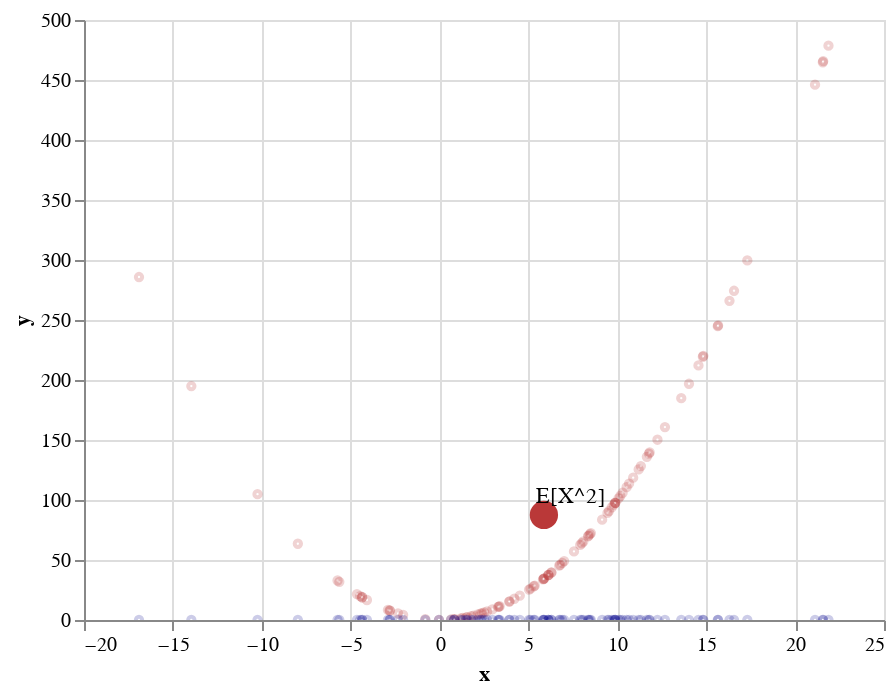

This figure's notebook cell:
### Markdown cell above
### Find the expectation of the squares

Because each $x_i$ has equal probability, if we average the y-coordinates of the black dots, we get the expected value of $x_i^2$, which is $\mathbb{E}[X^2] = \frac{\Sigma_i^N[x_i]}{N}$. We show $\mathbb{E}[X^2]$ as a big red dot on the chart.

### Code cell
expected_x2, labels2 = make_scatter_chart_with_labels(X=[np.mean(s)], Y=[np.mean([i ** 2 for i in s])], L=["E[X^2]"], color="firebrick")

expected_x2 + labels2 + x2_points + x_points

### Figure 1 — Vega-Lite specification as saved in the notebook (floating-point values rounded to 4 significant figures)
{"$schema": "https://vega.github.io/schema/vega-lite/v2.6.0.json", "config": {"view": {"height": 300, "width": 400}}, "layer": [{"data": {"values": [{"label": "E[X^2]", "x": 5.87, "y": 87.57}]}, "encoding": {"x": {"field": "x", "type": "quantitative"}, "y": {"field": "y", "type": "quantitative"}}, "mark": {"clip": true, "color": "firebrick", "filled": true, "opacity": 0.9, "size": 200, "type": "point"}}, {"data": {"values": [{"label": "E[X^2]", "x": 5.87, "y": 87.57}]}, "encoding": {"text": {"field": "label", "type": "nominal"}, "x": {"field": "x", "type": "quantitative"}, "y": {"field": "y", "type": "quantitative"}}, "mark": {"align": "left", "baseline": "bottom", "dx": 16, "type": "text", "xOffset": -20, "yOffset": -4}}, {"data": {"values": [{"x": 10.07, "y": 101.4}, {"x": 21.56, "y": 464.8}, {"x": 6.781, "y": 45.99}, {"x": 2.395, "y": 5.736}, {"x": 5.355, "y": 28.68}, {"x": 0.6463, "y": 0.4177}, {"x": 5.817, "y": 33.84}, {"x": 9.885, "y": 97.72}, {"x": 10.3, "y": 106.0}, {"x": 10.52, "y": 110.7}, {"x": -4.646, "y": 21.58}, {"x": 10.66, "y": 113.7}, {"x": 0.8263, "y": 0.6828}, {"x": 16.31, "y": 266.0}, {"x": 6.115, "y": 37.39}, {"x": 0.8368, "y": 0.7003}, {"x": -2.334, "y": 5.447}, {"x": 21.88, "y": 478.6}, {"x": -4.463, "y": 19.92}, {"x": 1.563, "y": 2.442}, {"x": 8.511, "y": 72.44}, {"x": 7.91, "y": 62.58}, {"x": -2.903, "y": 8.426}, {"x": 5.302, "y": 28.11}, {"x": -2.05, "y": 4.204}, {"x": 2.508, "y": 6.292}, {"x": 5.852, "y": 34.25}, {"x": 14.81, "y": 219.4}, {"x": -16.91, "y": 285.8}, {"x": -4.085, "y": 16.69}, {"x": 1.909, "y": 3.643}, {"x": 6.132, "y": 37.61}, {"x": 10.17, "y": 103.3}, {"x": 8.388, "y": 70.35}, {"x": 15.65, "y": 244.9}, {"x": -2.813, "y": 7.911}, {"x": 9.802, "y": 96.08}, {"x": 4.514, "y": 20.38}, {"x": 6.898, "y": 47.58}, {"x": 14.03, "y": 196.9}, {"x": -10.24, "y": 104.8}, {"x": 11.78, "y": 138.7}, {"x": -7.971, "y": 63.54}, {"x": 3.941, "y": 15.53}, {"x": 10.89, "y": 118.6}, {"x": 1.303, "y": 1.698}, {"x": 7.561, "y": 57.17}, {"x": 6.285, "y": 39.5}, {"x": 4.208, "y": 17.7}, {"x": 2.146, "y": 4.607}, {"x": 8.455, "y": 71.49}, {"x": 3.383, "y": 11.44}, {"x": -0.8022, "y": 0.6435}, {"x": 12.68, "y": 160.7}, {"x": 5.864, "y": 34.39}, {"x": 11.66, "y": 136.0}, {"x": 3.915, "y": 15.33}, {"x": -2.785, "y": 7.755}, {"x": 6.296, "y": 39.63}, {"x": 17.31, "y": 299.7}, {"x": 9.525, "y": 90.73}, {"x": 21.12, "y": 446.1}, {"x": -5.639, "y": 31.8}, {"x": 11.82, "y": 139.7}, {"x": 9.871, "y": 97.43}, {"x": 12.26, "y": 150.2}, {"x": 5.035, "y": 25.35}, {"x": 2.3, "y": 5.289}, {"x": 8.354, "y": 69.79}, {"x": 6.728, "y": 45.27}, {"x": 14.84, "y": 220.2}, {"x": -4.355, "y": 18.97}, {"x": 15.67, "y": 245.5}, {"x": 21.58, "y": 465.7}, {"x": 14.56, "y": 212.1}, {"x": 7.008, "y": 49.11}, {"x": 2.971, "y": 8.824}, {"x": 8.088, "y": 65.42}, {"x": 1.775, "y": 3.152}, {"x": -0.03334, "y": 0.001112}, {"x": 16.56, "y": 274.3}, {"x": 1.194, "y": 1.425}, {"x": -5.738, "y": 32.92}, {"x": 9.88, "y": 97.62}, {"x": 2.676, "y": 7.159}, {"x": 13.6, "y": 184.8}, {"x": 7.997, "y": 63.96}, {"x": 6.124, "y": 37.5}, {"x": -4.355, "y": 18.97}, {"x": 9.447, "y": 89.25}, {"x": 5.888, "y": 34.67}, {"x": 1.488, "y": 2.215}, {"x": 3.296, "y": 10.87}, {"x": -13.96, "y": 194.9}, {"x": 5.118, "y": 26.2}, {"x": 9.684, "y": 93.78}, {"x": 9.145, "y": 83.63}, {"x": 11.2, "y": 125.5}, {"x": 11.32, "y": 128.2}, {"x": 3.336, "y": 11.13}]}, "encoding": {"x": {"field": "x", "type": "quantitative"}, "y": {"field": "y", "type": "quantitative"}}, "mark": {"clip": true, "color": "firebrick", "opacity": 0.2, "size": 10, "type": "point"}}, {"data": {"values": [{"x": 10.07, "y": 0}, {"x": 21.56, "y": 0}, {"x": 6.781, "y": 0}, {"x": 2.395, "y": 0}, {"x": 5.355, "y": 0}, {"x": 0.6463, "y": 0}, {"x": 5.817, "y": 0}, {"x": 9.885, "y": 0}, {"x": 10.3, "y": 0}, {"x": 10.52, "y": 0}, {"x": -4.646, "y": 0}, {"x": 10.66, "y": 0}, {"x": 0.8263, "y": 0}, {"x": 16.31, "y": 0}, {"x": 6.115, "y": 0}, {"x": 0.8368, "y": 0}, {"x": -2.334, "y": 0}, {"x": 21.88, "y": 0}, {"x": -4.463, "y": 0}, {"x": 1.563, "y": 0}, {"x": 8.511, "y": 0}, {"x": 7.91, "y": 0}, {"x": -2.903, "y": 0}, {"x": 5.302, "y": 0}, {"x": -2.05, "y": 0}, {"x": 2.508, "y": 0}, {"x": 5.852, "y": 0}, {"x": 14.81, "y": 0}, {"x": -16.91, "y": 0}, {"x": -4.085, "y": 0}, {"x": 1.909, "y": 0}, {"x": 6.132, "y": 0}, {"x": 10.17, "y": 0}, {"x": 8.388, "y": 0}, {"x": 15.65, "y": 0}, {"x": -2.813, "y": 0}, {"x": 9.802, "y": 0}, {"x": 4.514, "y": 0}, {"x": 6.898, "y": 0}, {"x": 14.03, "y": 0}, {"x": -10.24, "y": 0}, {"x": 11.78, "y": 0}, {"x": -7.971, "y": 0}, {"x": 3.941, "y": 0}, {"x": 10.89, "y": 0}, {"x": 1.303, "y": 0}, {"x": 7.561, "y": 0}, {"x": 6.285, "y": 0}, {"x": 4.208, "y": 0}, {"x": 2.146, "y": 0}, {"x": 8.455, "y": 0}, {"x": 3.383, "y": 0}, {"x": -0.8022, "y": 0}, {"x": 12.68, "y": 0}, {"x": 5.864, "y": 0}, {"x": 11.66, "y": 0}, {"x": 3.915, "y": 0}, {"x": -2.785, "y": 0}, {"x": 6.296, "y": 0}, {"x": 17.31, "y": 0}, {"x": 9.525, "y": 0}, {"x": 21.12, "y": 0}, {"x": -5.639, "y": 0}, {"x": 11.82, "y": 0}, {"x": 9.871, "y": 0}, {"x": 12.26, "y": 0}, {"x": 5.035, "y": 0}, {"x": 2.3, "y": 0}, {"x": 8.354, "y": 0}, {"x": 6.728, "y": 0}, {"x": 14.84, "y": 0}, {"x": -4.355, "y": 0}, {"x": 15.67, "y": 0}, {"x": 21.58, "y": 0}, {"x": 14.56, "y": 0}, {"x": 7.008, "y": 0}, {"x": 2.971, "y": 0}, {"x": 8.088, "y": 0}, {"x": 1.775, "y": 0}, {"x": -0.03334, "y": 0}, {"x": 16.56, "y": 0}, {"x": 1.194, "y": 0}, {"x": -5.738, "y": 0}, {"x": 9.88, "y": 0}, {"x": 2.676, "y": 0}, {"x": 13.6, "y": 0}, {"x": 7.997, "y": 0}, {"x": 6.124, "y": 0}, {"x": -4.355, "y": 0}, {"x": 9.447, "y": 0}, {"x": 5.888, "y": 0}, {"x": 1.488, "y": 0}, {"x": 3.296, "y": 0}, {"x": -13.96, "y": 0}, {"x": 5.118, "y": 0}, {"x": 9.684, "y": 0}, {"x": 9.145, "y": 0}, {"x": 11.2, "y": 0}, {"x": 11.32, "y": 0}, {"x": 3.336, "y": 0}]}, "encoding": {"x": {"field": "x", "type": "quantitative"}, "y": {"field": "y", "type": "quantitative"}}, "mark": {"clip": true, "color": "darkblue", "opacity": 0.2, "size": 10, "type": "point"}}]}
